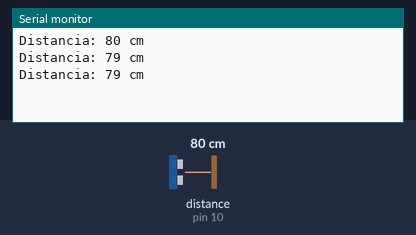
Bench run of a sketch on a simulated Arduino Uno, built with avr-gcc and run on an emulated ATmega328P. On the bench: the last lines printed to the serial monitor. Wiring (inferred from the names in the program): ultrasonic range finder: trigger pin 9; echo pin 10. The inputs (shaded band) are chosen by the test bench; at power-on: distance to the obstacle (sensor on pin 10) 80 cm. The echo pulse lasts 58.3 µs per cm.

Above: at 1.3 s.
1.4 s: distance to the obstacle (sensor on pin 10) set to 2 cm
At 1.9 s:
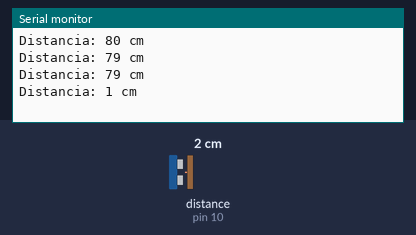
2.9 s: distance to the obstacle (sensor on pin 10) set to 4 cm
At 3.4 s:
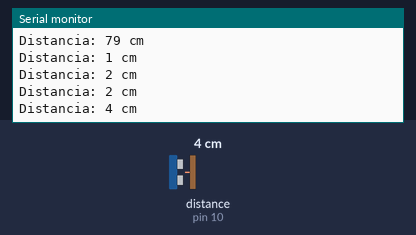
Timing chart, 0 to 5.9 s (numbered marks = the images above; inputs shaded):
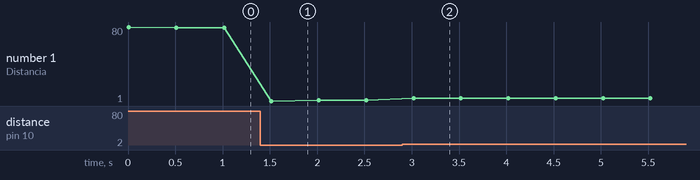

Measured:
- after the input at 1.4 s, the serial monitor: prints a new line after 0.12 s (image 1)
- after the input at 2.9 s, the serial monitor: prints a new line after 0.12 s (image 2)
- plotted number 1: 79 → 2 after the input at 1.4 s, 2 → 4 after the input at 2.9 s

The sketch:

SENSOR_ULTRASONICO.ino
```cpp
//Autor: Calle Condori Rodrigo
//--Curso Arduino básico e introducción a la comunicación Arduino-Matlab--
//------------------------------------------------------------------------
//Organizado por la SCEIEIE
//El siguiente programa realiza detecta la distancia de un obstaculo y lo muestra por el monitor seri

// Definir los pines de conexión del sensor
const int trigPin = 9;  // Pin Trig del sensor
const int echoPin = 10; // Pin Echo del sensor

void setup() {
  // Iniciar la comunicación serial para mostrar los resultados
  Serial.begin(9600);

  // Configurar los pines del sensor
  pinMode(trigPin, OUTPUT); // Trig como salida
  pinMode(echoPin, INPUT);  // Echo como entrada
}

void loop() {
  // Medir la distancia
  long distancia = medirDistancia();

  // Mostrar la distancia en el monitor serial
  Serial.print("Distancia: ");
  Serial.print(distancia);
  Serial.println(" cm");

  // Esperar un momento antes de la siguiente medición
  delay(500);
}

// Función para medir la distancia
long medirDistancia() {
  // Enviar un pulso corto al pin Trig
  digitalWrite(trigPin, LOW);
  delayMicroseconds(2);
  digitalWrite(trigPin, HIGH);
  delayMicroseconds(10);
  digitalWrite(trigPin, LOW);

  // Medir el tiempo que tarda en llegar el eco al pin Echo
  long duracion = pulseIn(echoPin, HIGH);

  // Calcular la distancia en centímetros
  // La velocidad del sonido es 343 m/s, que equivale a 0.0343 cm/μs
  // La distancia es ida y vuelta, por lo que se divide entre 2
  long distancia = duracion * 0.0343 / 2;

  return distancia;
}
```
